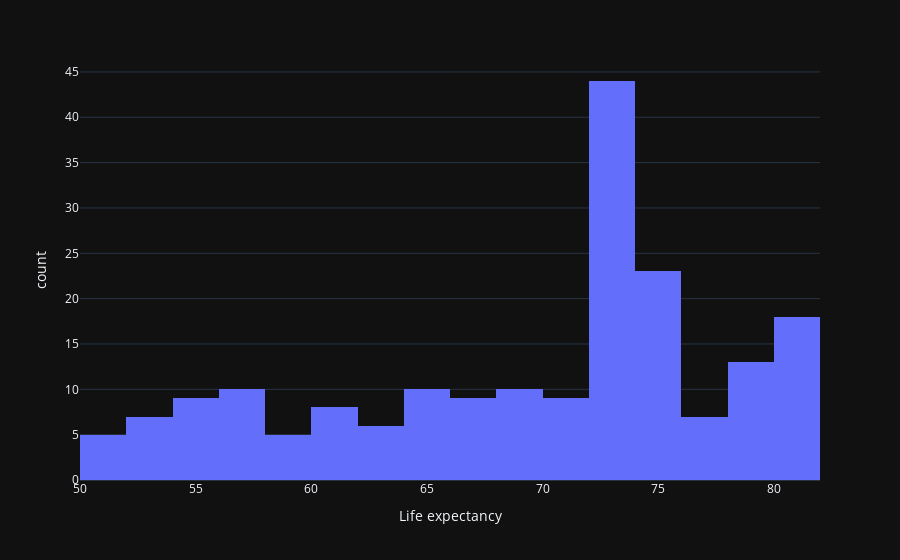

This figure's notebook cell:
### Code cell
# Group by 'Country' and take the mean value of 'Life expectancy '
country_life_expectancy = cleaned_df.groupby('Country')['Life expectancy '].mean()

# Plot the histogram for unique countries
fig = px.histogram(country_life_expectancy, x='Life expectancy ', nbins=30, template='plotly_dark')
fig.show()

### Figure 1 — Plotly figure (JSON) as saved in the notebook; plotly's stock layout.template omitted (floating-point values rounded to 4 significant figures; data arrays with more than 128 entries replaced by an {"elided": "..."} marker saying what was removed)
{"data": [{"alignmentgroup": "True", "bingroup": "x", "hovertemplate": "Life expectancy =%{x}<br>count=%{y}<extra></extra>", "legendgroup": "", "marker": {"color": "#636efa", "pattern": {"shape": ""}}, "name": "", "nbinsx": 30, "offsetgroup": "", "orientation": "v", "showlegend": false, "x": {"elided": "193 float values"}, "xaxis": "x", "yaxis": "y", "type": "histogram"}], "layout": {"xaxis": {"anchor": "y", "domain": [0, 1], "title": {"text": "Life expectancy "}}, "yaxis": {"anchor": "x", "domain": [0, 1], "title": {"text": "count"}}, "legend": {"tracegroupgap": 0}, "margin": {"t": 60}, "barmode": "relative"}}
